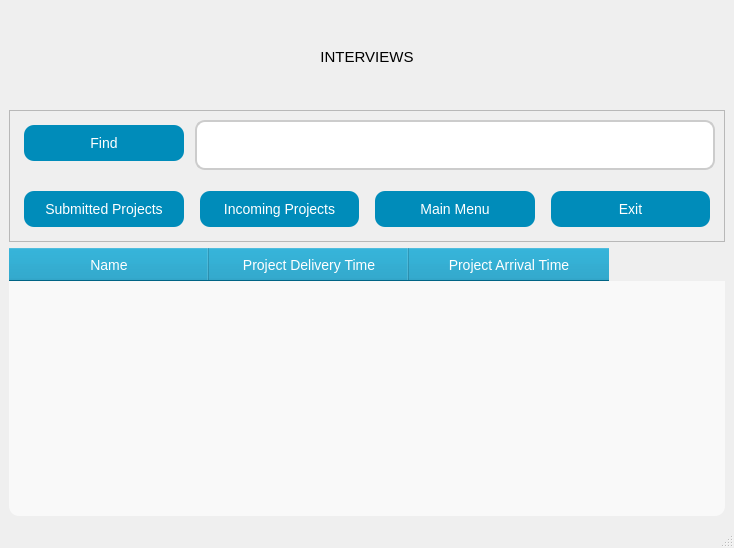
<?xml version="1.0" encoding="UTF-8"?>
<ui version="4.0">
 <class>interviews</class>
 <widget class="QMainWindow" name="interviews">
  <property name="windowModality">
   <enum>Qt::WindowModality::NonModal</enum>
  </property>
  <property name="enabled">
   <bool>true</bool>
  </property>
  <property name="geometry">
   <rect>
    <x>0</x>
    <y>0</y>
    <width>734</width>
    <height>548</height>
   </rect>
  </property>
  <property name="sizePolicy">
   <sizepolicy hsizetype="Preferred" vsizetype="Preferred">
    <horstretch>0</horstretch>
    <verstretch>0</verstretch>
   </sizepolicy>
  </property>
  <property name="minimumSize">
   <size>
    <width>0</width>
    <height>0</height>
   </size>
  </property>
  <property name="sizeIncrement">
   <size>
    <width>0</width>
    <height>0</height>
   </size>
  </property>
  <property name="baseSize">
   <size>
    <width>1228</width>
    <height>805</height>
   </size>
  </property>
  <property name="font">
   <font>
    <family>MS Shell Dlg 2</family>
    <pointsize>11</pointsize>
    <italic>false</italic>
    <bold>false</bold>
   </font>
  </property>
  <property name="windowTitle">
   <string>INTERVIEWS</string>
  </property>
  <property name="layoutDirection">
   <enum>Qt::LayoutDirection::LeftToRight</enum>
  </property>
  <property name="styleSheet">
   <string notr="true">QWidget {
	font: 11pt &quot;MS Shell Dlg 2&quot;;
    background: qlineargradient(spread:pad, x1:0, y1:0, x2:0, y2:1, 
        stop:0 rgba(173, 216, 230, 255), 
        stop:1 rgba(255, 255, 255, 255));
};

</string>
  </property>
  <widget class="QWidget" name="centralwidget">
   <property name="enabled">
    <bool>true</bool>
   </property>
   <layout class="QVBoxLayout" name="verticalLayout_2">
    <item>
     <widget class="QLabel" name="label">
      <property name="minimumSize">
       <size>
        <width>0</width>
        <height>95</height>
       </size>
      </property>
      <property name="styleSheet">
       <string notr="true">QLabel{
	
    padding: 10px;
    font-size: 16px;
font: 11pt &quot;MS Shell Dlg 2&quot;;
    border: 2px solid #ccc;
    border-radius: 10px;
    margin-bottom: 10px;
}

QLabel:hover {
    background-color: #007B9E;
}
QLabel:pressed {
    background-color: #005f73;
}border-radius: 10px;
background-color: #008CBA;</string>
      </property>
      <property name="text">
       <string>INTERVIEWS</string>
      </property>
      <property name="alignment">
       <set>Qt::AlignmentFlag::AlignCenter</set>
      </property>
     </widget>
    </item>
    <item>
     <widget class="QFrame" name="frame_mentor_preference">
      <property name="enabled">
       <bool>true</bool>
      </property>
      <property name="font">
       <font>
        <family>MS Shell Dlg 2</family>
        <pointsize>11</pointsize>
        <italic>false</italic>
        <bold>false</bold>
        <kerning>true</kerning>
       </font>
      </property>
      <property name="frameShape">
       <enum>QFrame::Shape::StyledPanel</enum>
      </property>
      <property name="frameShadow">
       <enum>QFrame::Shadow::Raised</enum>
      </property>
      <layout class="QGridLayout" name="gridLayout" columnstretch="0,0,0,0">
       <item row="2" column="3">
        <widget class="QPushButton" name="PB_interrview_exit">
         <property name="sizePolicy">
          <sizepolicy hsizetype="Preferred" vsizetype="Preferred">
           <horstretch>0</horstretch>
           <verstretch>0</verstretch>
          </sizepolicy>
         </property>
         <property name="cursor">
          <cursorShape>PointingHandCursor</cursorShape>
         </property>
         <property name="styleSheet">
          <string notr="true">QPushButton {
	font: 11pt &quot;MS Shell Dlg 2&quot;;
    background-color: #008CBA;
    color: white;
    padding: 10px;
    font-size: 14px;
font: 11pt &quot;MS Shell Dlg 2&quot;;
    border: none;
    border-radius: 10px;
    margin: 5px;
}
QPushButton:hover {
    background-color: #007B9E;
}
QPushButton:pressed {
    background-color: #005f73;
}
</string>
         </property>
         <property name="text">
          <string>Exit</string>
         </property>
         <property name="icon">
          <iconset>
           <normaloff>icons/power.svg</normaloff>icons/power.svg</iconset>
         </property>
         <property name="iconSize">
          <size>
           <width>50</width>
           <height>50</height>
          </size>
         </property>
        </widget>
       </item>
       <item row="2" column="2">
        <widget class="QPushButton" name="PB_preferences">
         <property name="sizePolicy">
          <sizepolicy hsizetype="Preferred" vsizetype="Preferred">
           <horstretch>0</horstretch>
           <verstretch>0</verstretch>
          </sizepolicy>
         </property>
         <property name="cursor">
          <cursorShape>PointingHandCursor</cursorShape>
         </property>
         <property name="styleSheet">
          <string notr="true">QPushButton {
	font: 11pt &quot;MS Shell Dlg 2&quot;;
    background-color: #008CBA;
    color: white;
    padding: 10px;
    font-size: 14px;
font: 11pt &quot;MS Shell Dlg 2&quot;;
    border: none;
    border-radius: 10px;
    margin: 5px;
}
QPushButton:hover {
    background-color: #007B9E;
}
QPushButton:pressed {
    background-color: #005f73;
}
</string>
         </property>
         <property name="text">
          <string>Main Menu</string>
         </property>
         <property name="icon">
          <iconset>
           <normaloff>icons/news.svg</normaloff>icons/news.svg</iconset>
         </property>
         <property name="iconSize">
          <size>
           <width>50</width>
           <height>50</height>
          </size>
         </property>
        </widget>
       </item>
       <item row="2" column="0">
        <widget class="QPushButton" name="pb_submittedProjects">
         <property name="sizePolicy">
          <sizepolicy hsizetype="Preferred" vsizetype="Preferred">
           <horstretch>0</horstretch>
           <verstretch>0</verstretch>
          </sizepolicy>
         </property>
         <property name="minimumSize">
          <size>
           <width>0</width>
           <height>0</height>
          </size>
         </property>
         <property name="cursor">
          <cursorShape>PointingHandCursor</cursorShape>
         </property>
         <property name="styleSheet">
          <string notr="true">QPushButton {
	font: 11pt &quot;MS Shell Dlg 2&quot;;
    background-color: #008CBA;
    color: white;
    padding: 10px;
    font-size: 14px;
font: 11pt &quot;MS Shell Dlg 2&quot;;
    border: none;
    border-radius: 10px;
    margin: 5px;
}
QPushButton:hover {
    background-color: #007B9E;
}
QPushButton:pressed {
    background-color: #005f73;
}
</string>
         </property>
         <property name="text">
          <string>Submitted Projects</string>
         </property>
         <property name="icon">
          <iconset>
           <normaloff>icons/maps.svg</normaloff>icons/maps.svg</iconset>
         </property>
         <property name="iconSize">
          <size>
           <width>50</width>
           <height>50</height>
          </size>
         </property>
        </widget>
       </item>
       <item row="0" column="0">
        <widget class="QPushButton" name="PB_interviews_find">
         <property name="sizePolicy">
          <sizepolicy hsizetype="Preferred" vsizetype="Preferred">
           <horstretch>0</horstretch>
           <verstretch>0</verstretch>
          </sizepolicy>
         </property>
         <property name="minimumSize">
          <size>
           <width>0</width>
           <height>0</height>
          </size>
         </property>
         <property name="cursor">
          <cursorShape>PointingHandCursor</cursorShape>
         </property>
         <property name="styleSheet">
          <string notr="true">QPushButton {
	font: 11pt &quot;MS Shell Dlg 2&quot;;
    background-color: #008CBA;
    color: white;
    padding: 10px;
    font-size: 14px;
font: 11pt &quot;MS Shell Dlg 2&quot;;
    border: none;
    border-radius: 10px;
    margin: 5px;
}
QPushButton:hover {
    background-color: #007B9E;
}
QPushButton:pressed {
    background-color: #005f73;
}
</string>
         </property>
         <property name="text">
          <string>Find</string>
         </property>
         <property name="icon">
          <iconset>
           <normaloff>icons/search-user.svg</normaloff>icons/search-user.svg</iconset>
         </property>
         <property name="iconSize">
          <size>
           <width>50</width>
           <height>50</height>
          </size>
         </property>
        </widget>
       </item>
       <item row="2" column="1">
        <widget class="QPushButton" name="pb_incomingprojects">
         <property name="sizePolicy">
          <sizepolicy hsizetype="Preferred" vsizetype="Preferred">
           <horstretch>0</horstretch>
           <verstretch>0</verstretch>
          </sizepolicy>
         </property>
         <property name="minimumSize">
          <size>
           <width>0</width>
           <height>0</height>
          </size>
         </property>
         <property name="cursor">
          <cursorShape>PointingHandCursor</cursorShape>
         </property>
         <property name="styleSheet">
          <string notr="true">QPushButton {
	font: 11pt &quot;MS Shell Dlg 2&quot;;
    background-color: #008CBA;
    color: white;
    padding: 10px;
    font-size: 14px;
font: 11pt &quot;MS Shell Dlg 2&quot;;
    border: none;
    border-radius: 10px;
    margin: 5px;
}
QPushButton:hover {
    background-color: #007B9E;
}
QPushButton:pressed {
    background-color: #005f73;
}
</string>
         </property>
         <property name="text">
          <string>Incoming Projects</string>
         </property>
         <property name="icon">
          <iconset>
           <normaloff>icons/refresh-page.svg</normaloff>icons/refresh-page.svg</iconset>
         </property>
         <property name="iconSize">
          <size>
           <width>50</width>
           <height>50</height>
          </size>
         </property>
        </widget>
       </item>
       <item row="0" column="1" rowspan="2" colspan="3">
        <widget class="QLineEdit" name="lineEdit">
         <property name="minimumSize">
          <size>
           <width>0</width>
           <height>60</height>
          </size>
         </property>
         <property name="styleSheet">
          <string notr="true">QLineEdit {
    padding: 10px;
    font-size: 16px;
    border: 2px solid #ccc;
    border-radius: 10px;
    margin-bottom: 10px;
}

QPushButton:hover {
    background-color: #007B9E;
}
QPushButton:pressed {
    background-color: #005f73;
}
</string>
         </property>
        </widget>
       </item>
      </layout>
     </widget>
    </item>
    <item>
     <widget class="QTableWidget" name="tw_interviews">
      <property name="layoutDirection">
       <enum>Qt::LayoutDirection::LeftToRight</enum>
      </property>
      <property name="autoFillBackground">
       <bool>false</bool>
      </property>
      <property name="styleSheet">
       <string notr="true">QTableWidget {
	
    font-size: 14px;
font: 11pt &quot;MS Shell Dlg 2&quot;;
    background-color: #f9f9f9;
    alternate-background-color: #e0e0e0;
    gridline-color: #ccc;
    border-radius: 10px;
}
QHeaderView::section {
    background-color: #008CBA;
    color: white;
    padding: 5px;
    font-size: 14px;
font: 11pt &quot;MS Shell Dlg 2&quot;;
}</string>
      </property>
      <property name="autoScrollMargin">
       <number>16</number>
      </property>
      <attribute name="horizontalHeaderCascadingSectionResizes">
       <bool>false</bool>
      </attribute>
      <attribute name="horizontalHeaderMinimumSectionSize">
       <number>22</number>
      </attribute>
      <attribute name="horizontalHeaderDefaultSectionSize">
       <number>200</number>
      </attribute>
      <column>
       <property name="text">
        <string>Name</string>
       </property>
       <property name="font">
        <font>
         <pointsize>12</pointsize>
        </font>
       </property>
      </column>
      <column>
       <property name="text">
        <string>Project Delivery Time</string>
       </property>
       <property name="font">
        <font>
         <pointsize>12</pointsize>
        </font>
       </property>
      </column>
      <column>
       <property name="text">
        <string>Project Arrival Time</string>
       </property>
       <property name="font">
        <font>
         <pointsize>12</pointsize>
        </font>
       </property>
      </column>
     </widget>
    </item>
   </layout>
  </widget>
  <widget class="QStatusBar" name="statusbar"/>
 </widget>
 <resources/>
 <connections/>
</ui>
